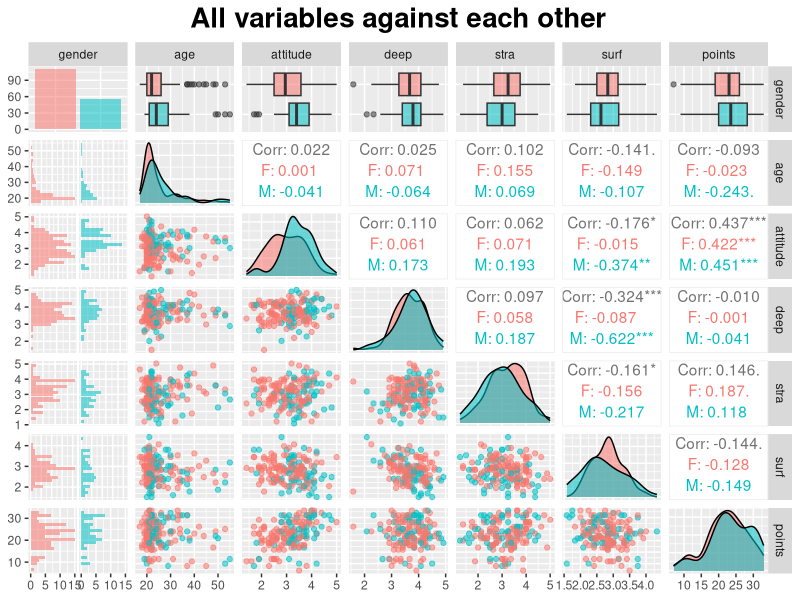
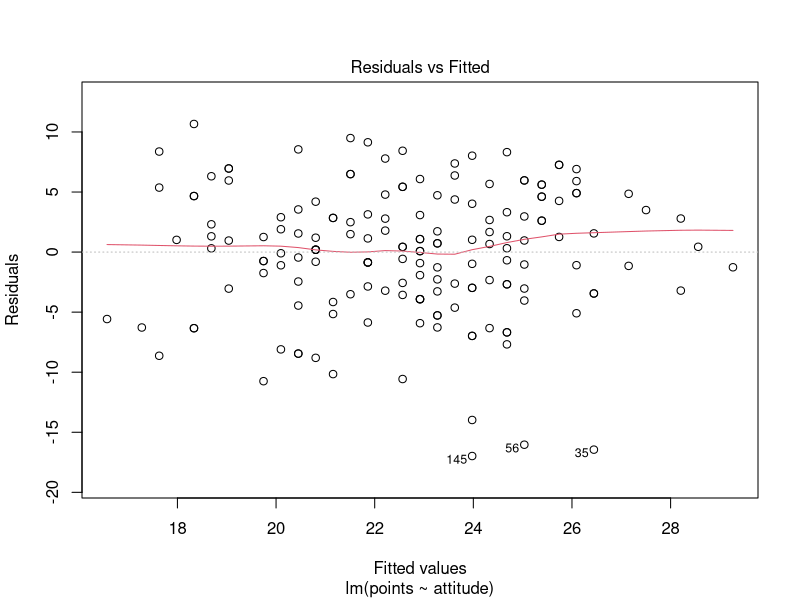
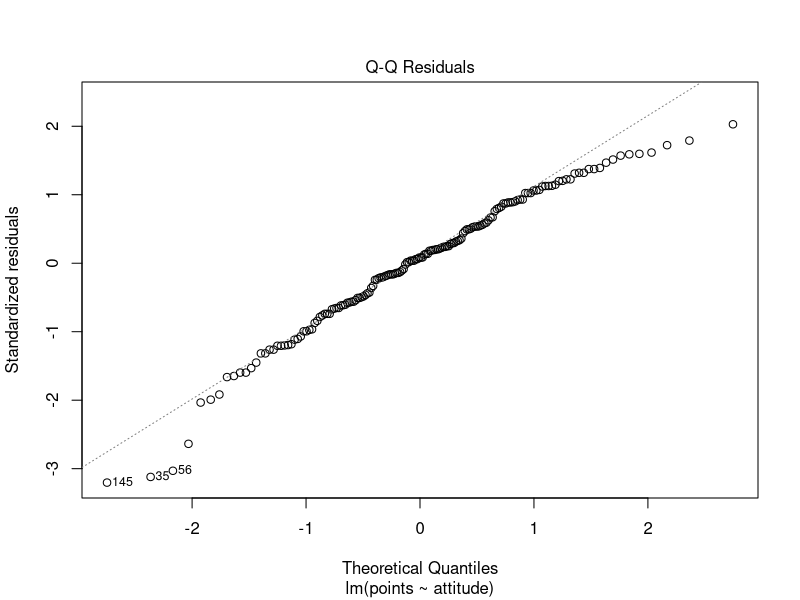
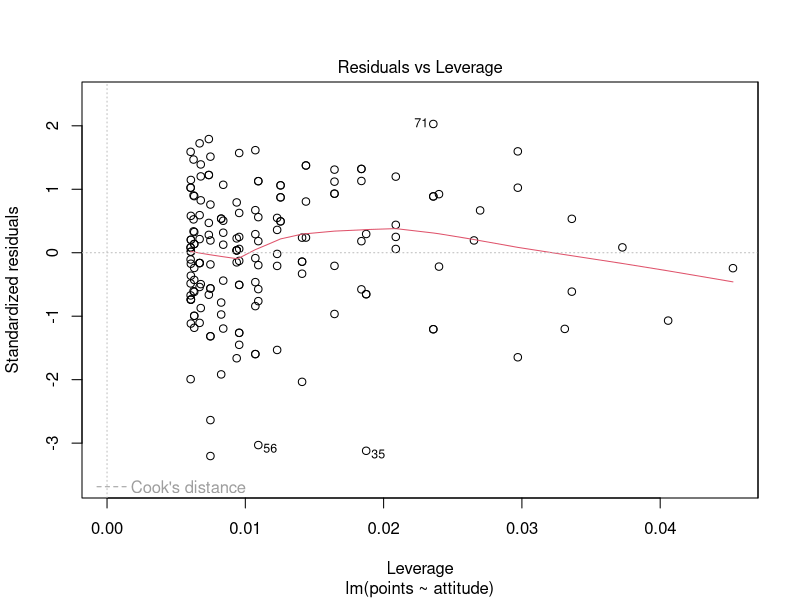

Source code (R) for these figures, in order:
## ---- chunk 1
knitr::opts_chunk$set(echo = TRUE)
setwd("C:/HY-Data/JADWIGAB/PhD_FIMM/NotesOutsideTheOffice/Courses/OpenData2017/For_IODS/IODS-project")
library(GGally)
library(ggplot2)
## ---- chunk 2
learning2014<-read.table("./data/learning2014.txt", sep="\t", header=T, dec=".")
dim(learning2014)
str(learning2014)

###Data descriptives

# accessig the GGally and ggplot2 libraries
library(GGally)
library(ggplot2)

# Drawing pairwise plots of all columnswith ggpairs(), by sex
p <- ggpairs(learning2014, mapping = aes(col=gender,alpha=0.3), lower = list(combo = wrap("facethist", bins = 20))) +
  ggtitle("All variables against each other") +
  theme(plot.title = element_text(hjust = 0.5,size=20,face='bold'))
p

summary(learning2014)


## ---- chunk 3
m <- lm(points ~ attitude + gender + age, data = learning2014)

# print out a summary of the model
summary(m)

## ---- chunk 4
m <- lm(points ~ attitude + stra + surf, data = learning2014) #testing with variables that are in stronger correlation with attitude

# print out a summary of the model
summary(m)

## ---- chunk 5
m <- lm(points ~ attitude, data = learning2014)  #excluding the non stat sig. variables from the model
# print out a summary of the model
summary(m)
## ---- chunk 6
plot(m,which=c(1,2,5))
